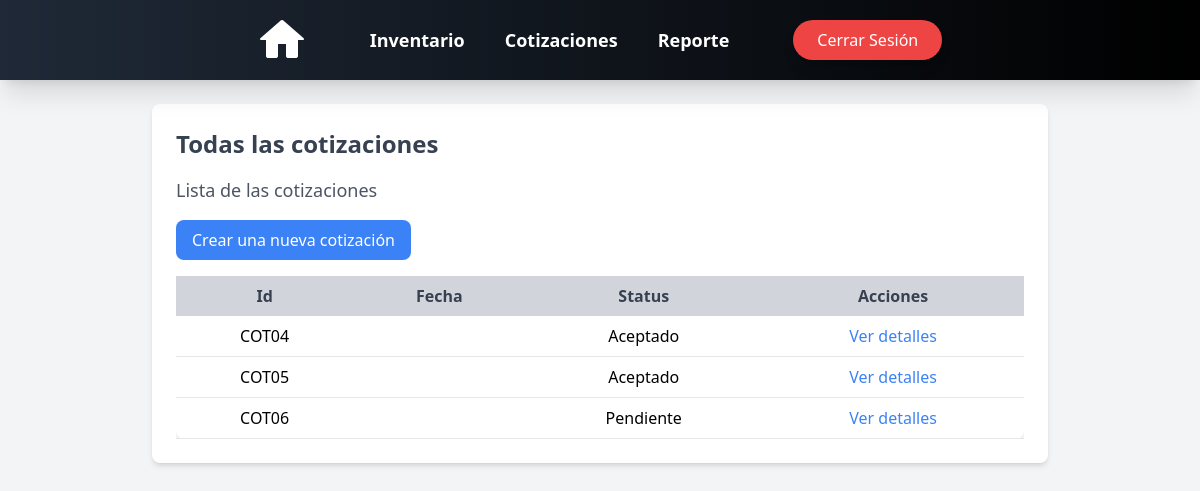
/quotes/ (signed in), run on an earlier commit of the app's database.
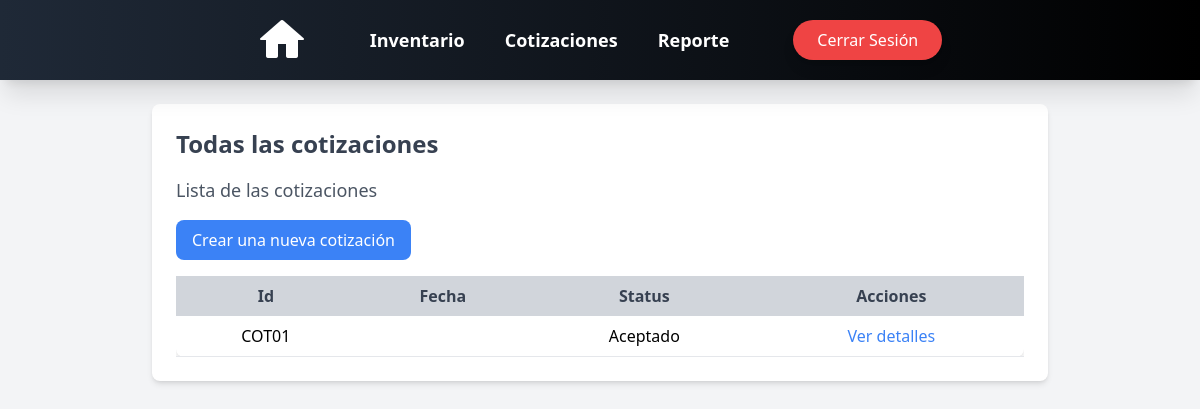
And on a later commit of the database.
### cotizaciones/models.py (models this page shows, shortened)
class Cotizaciones(models.Model):
    id = models.CharField(max_length=10, primary_key=True, unique=True, blank=False, null=False)
    cliente = models.CharField(max_length=50, blank=False, null=True)
    telefono = models.IntegerField(blank=False, null=True)
    fecha = models.DateField(auto_now=False, auto_now_add=True)
    fecha_propuesta = models.DateField(auto_now=False, auto_now_add=True)
    fecha_entrega = models.DateField(auto_now=False, auto_now_add=False, null=True)
    direccion_entrega = models.CharField(max_length=50, blank=False, null=True)
    servicio_envio = models.CharField(max_length=100, blank=False, null=True, default="TGZ")
    costo_envio = models.DecimalField(max_digits=10, decimal_places=2, blank=False, null=True, default=0)
    total = models.DecimalField(max_digits=10, decimal_places=2, default=0.0) # Este total es el total sin IVA por cuestiones programaticas lo decidimos dejar así.
    total_Civa = models.DecimalField(max_digits=10, decimal_places=2, default=0.0)
    status = models.CharField(max_length=20, blank=False, null=False, default='Pendiente')
    anticipo = models.DecimalField(max_digits=10, decimal_places=2, default=0.0)
    restante = models.DecimalField(max_digits=10, decimal_places=2, default=0.0)
    metodo_pago = models.CharField(max_length=20, null=False, default='No')
    iva = models.DecimalField(max_digits=10, decimal_places=2, default=0.0)
    iva_8 = models.BooleanField(default=False)
    iva_16 = models.BooleanField(default=False)

### cotizaciones/views.py (the view)
# urls.py: path('', quotes_view, name='list_quotes'),
def quotes_view(request):
    cotizaciones = Cotizaciones.objects.all()
    for cotizacion in cotizaciones:
        cotizacion.fecha = format_date(cotizacion.fecha, format="full", locale="es")
        cotizacion.fecha_propuesta = format_date(cotizacion.fecha_propuesta, format="full", locale="es")
        cotizacion.fecha_entrega = format_date(cotizacion.fecha_entrega, format="full", locale="es")
    context = {'cotizaciones': cotizaciones}
    return render(request, 'quotes/cotizaciones.html', context)

### users/context_processors.py (called while the page is built)
def empleado_context(request):
    if request.user.is_authenticated:
        empleado = request.user.groups.filter(name='Empleado').exists()
    else:
        empleado = False  # Si no está autenticado, no es parte del grupo
    return {'empleado': empleado}

### templates/quotes/cotizaciones.html (shortened to what this page needs)
<!DOCTYPE html>
<html lang="en">
<head>
</head>
<body class="bg-gray-100 p-6">
{% if request.user.is_authenticated %}
    {% include 'nav_bar.html' %}
    <div class="max-w-4xl mx-auto bg-white p-6 rounded-lg shadow-md mt-20">
        <h1 class="text-2xl font-bold text-gray-700 mb-4">Todas las cotizaciones</h1>
        <h2 class="text-lg text-gray-600 mb-4">Lista de las cotizaciones</h2>
        <a href="{% url 'create_quote' %}"
           class="inline-block bg-blue-500 text-white px-4 py-2 rounded-lg hover:bg-blue-600 transition">Crear una nueva
            cotización</a>
        <div class="overflow-x-auto mt-4">
            <table class="w-full border-collapse bg-white shadow-md rounded-lg">
                <thead>
                <tr class="bg-gray-300 text-gray-700">
                    <th class="px-4 py-2">Id</th>
                    <th class="px-4 py-2">Fecha</th>
                    <th class="px-4 py-2">Status</th>
                    <th class="px-4 py-2">Acciones</th>
                </tr>
                </thead>
                <tbody>
                {% for cotizacion in cotizaciones %}
                    <tr class="border-b">
                        <td class="px-4 py-2 text-center">{{ cotizacion.id }}</td>
                        <td class="px-4 py-2 text-center">{{ cotizacion.fecha }}</td>
                        <td class="px-4 py-2 text-center">{{ cotizacion.status }}</td>
                        <td class="px-4 py-2 text-center">
                            <a href="{% url 'details' cotizacion.id %}" class="text-blue-500 hover:underline">Ver
                                detalles</a>
                        </td>
                    </tr>
                {% endfor %}
                </tbody>
            </table>
        </div>
    </div>
{% else %}
    <div class="flex flex-col items-center justify-center min-h-screen text-center">
        <h2 class="text-2xl font-semibold text-gray-700">No está autenticado</h2>
        <a href="{% url 'login' %}" class="mt-4 bg-blue-600 text-white px-4 py-2 rounded-lg hover:bg-blue-700 transition">Iniciar sesión</a>
    </div>
{% endif %}
</body>
</html>

What changed in the data, as far as the page shows it:
removed Cotizaciones: id "COT04", status "Aceptado"
removed Cotizaciones: id "COT05", status "Aceptado"
removed Cotizaciones: id "COT06", status "Pendiente"
added Cotizaciones: id "COT01", status "Aceptado"
